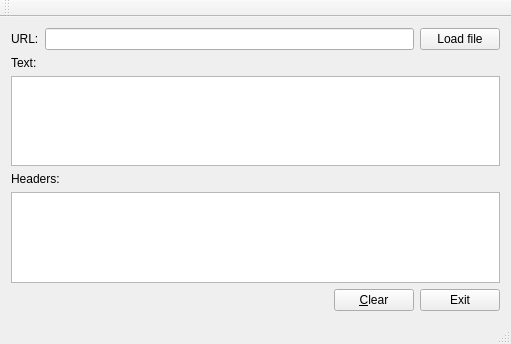
<?xml version="1.0" encoding="UTF-8"?>
<ui version="4.0">
 <class>MainWindow</class>
 <widget class="QMainWindow" name="MainWindow">
  <property name="geometry">
   <rect>
    <x>0</x>
    <y>0</y>
    <width>511</width>
    <height>344</height>
   </rect>
  </property>
  <property name="windowTitle">
   <string>MainWindow</string>
  </property>
  <widget class="QWidget" name="centralWidget">
   <layout class="QVBoxLayout" name="verticalLayout">
    <item>
     <layout class="QHBoxLayout" name="horizontalLayout">
      <item>
       <widget class="QLabel" name="label">
        <property name="text">
         <string>URL:</string>
        </property>
       </widget>
      </item>
      <item>
       <widget class="QLineEdit" name="urlLineEdit"/>
      </item>
      <item>
       <widget class="QPushButton" name="downloadPushButton">
        <property name="text">
         <string>Load file</string>
        </property>
       </widget>
      </item>
     </layout>
    </item>
    <item>
     <widget class="QLabel" name="textLabel">
      <property name="text">
       <string>Text:</string>
      </property>
     </widget>
    </item>
    <item>
     <widget class="QPlainTextEdit" name="plainTextEdit"/>
    </item>
    <item>
     <widget class="QLabel" name="headersLabel">
      <property name="text">
       <string>Headers:</string>
      </property>
     </widget>
    </item>
    <item>
     <widget class="QPlainTextEdit" name="headersPlainTextEdit"/>
    </item>
    <item>
     <layout class="QHBoxLayout" name="horizontalLayout_2">
      <item>
       <spacer name="horizontalSpacer">
        <property name="orientation">
         <enum>Qt::Horizontal</enum>
        </property>
        <property name="sizeHint" stdset="0">
         <size>
          <width>40</width>
          <height>20</height>
         </size>
        </property>
       </spacer>
      </item>
      <item>
       <widget class="QPushButton" name="clearPushButton">
        <property name="text">
         <string>&amp;Clear</string>
        </property>
        <property name="shortcut">
         <string>Ctrl+C</string>
        </property>
       </widget>
      </item>
      <item>
       <widget class="QPushButton" name="exitPushButton">
        <property name="text">
         <string>Exit</string>
        </property>
       </widget>
      </item>
     </layout>
    </item>
   </layout>
  </widget>
  <widget class="QMenuBar" name="menuBar">
   <property name="geometry">
    <rect>
     <x>0</x>
     <y>0</y>
     <width>511</width>
     <height>22</height>
    </rect>
   </property>
  </widget>
  <widget class="QToolBar" name="mainToolBar">
   <attribute name="toolBarArea">
    <enum>TopToolBarArea</enum>
   </attribute>
   <attribute name="toolBarBreak">
    <bool>false</bool>
   </attribute>
  </widget>
  <widget class="QStatusBar" name="statusBar"/>
 </widget>
 <layoutdefault spacing="6" margin="11"/>
 <resources/>
 <connections/>
</ui>
